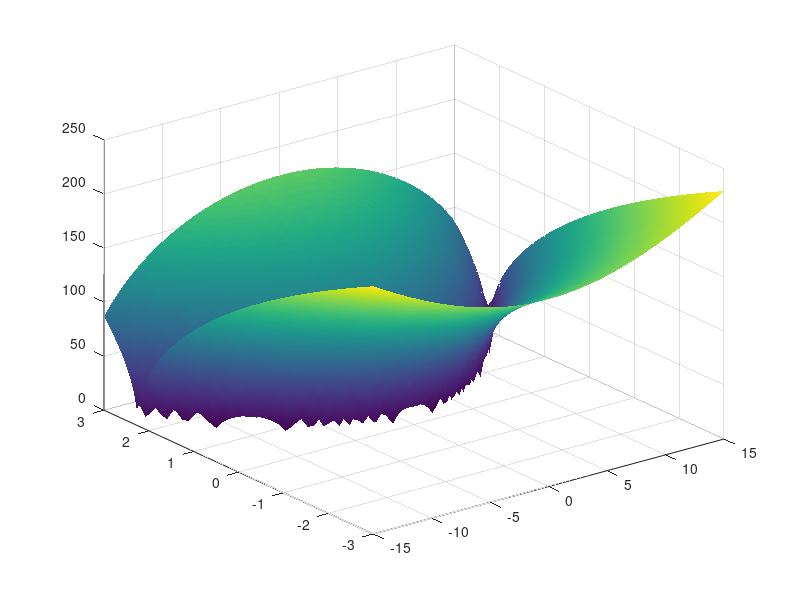

Source code (MATLAB):
f = @(x,y) 100*sqrt(abs(y - 0.01*x^2)) + 0.01*abs(x + 10);
num_var = 2;

max_x = -15;
min_x = 15;
max_y = -3;
min_y = 3;

%{
  A populacao deste Algoritmo genetio sera modelada em uma matriz, onde as
cada linha eh um individuo, e as colunas representam, respectivamente, o genotipo, 
o fenotipo, o f(x) e a probabilidade de selecao para cruzamento.

Cada individuo possui um genotipo binario representando suas variaveis:
10101 10100 10010, onde cada 5 bits sao uma variavel.

O fenotipo eh o equivelente decimal deste binario.

f(x) eh o resultado da aplicacao das variaveis do genotipo na funcao otimizada.

A probabilidade de cruzamento define a chance que um individuo tem de ser escolhido
para cruzar com outros.

Alem disso, sera separado uma Elitizacao de um individuo, ou seja, o 
melhore individuo permanecera inalterado para a proxima geracao.
%}

num_individuos = 10;

fenotipos = repmat(' ', 1, num_individuos);
genotipos = [];
funcs = [];
probs = [];
elite = 1;

% Plota a funcao
X = linspace(min_x, max_x);
Y = linspace(min_y, max_y);

fig = figure();

[xplot,yplot] = meshgrid(X,Y);

zplot = 100*sqrt(abs(yplot - 0.01*xplot.^2)) + 0.01*abs(xplot + 10);

surf(xplot, yplot, zplot);

shading interp;

hold on;
% Cria a primeira geracao de individuos
soma = 0;
for i=1:num_individuos  
  % Cria um fenotipo aleatorio, como uma string
  for b=1: num_var*5
    gene = num2str(randi(2)-1);
    fenotipos(i,b) = gene;
  end
  
  % Cria o genotipo de cada individuo
  genotipos(i) = bin2dec(fenotipos(i,:));

  % Separa as variaveis e calcula a funcao
  variaveis = [];
  for k=1:num_var  
    var = repmat(" ", 1,5);
    % Separa o fenotipo em pedacos de 5 bits
    for j=1 + 5*(k-1):5*k
      var(j-5*(k-1)) = fenotipos(i,j);    
    end
    var = bin2dec(var);
    variaveis(k) = var;
  end
  
  % Calcula f(x)
  fx = f(variaveis(1), variaveis(2));
  funcs(i) = fx;
  soma += fx;
  
  % Encontra a elite de cada geracao
  if fx < funcs(elite)
    elite = i;
  end
end

contador = 0;
while contador < 10
  aux = 1;
  roleta = [];
  for i=1 : num_individuos
    % Calcula a probabilidade de reproducao de cada individuo
    probs(i) = 1 - (soma - funcs(i))/soma;
  
    % Cria a roleta de probabilidades
    for a=aux:round(aux+probs(i)*100) - 1
      roleta(a) = i;
      aux = aux + 1;
    end
  end
  
  break;
  contador = contador + 1;
end

disp(roleta);

